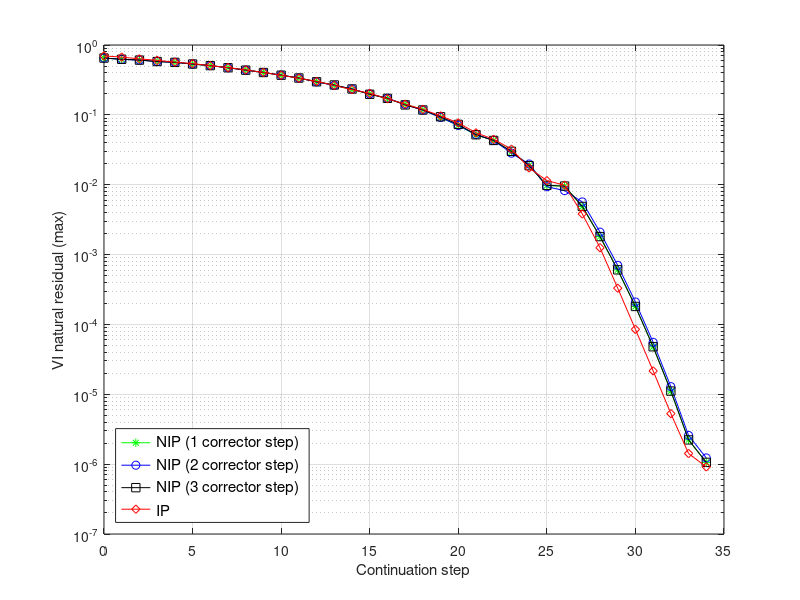
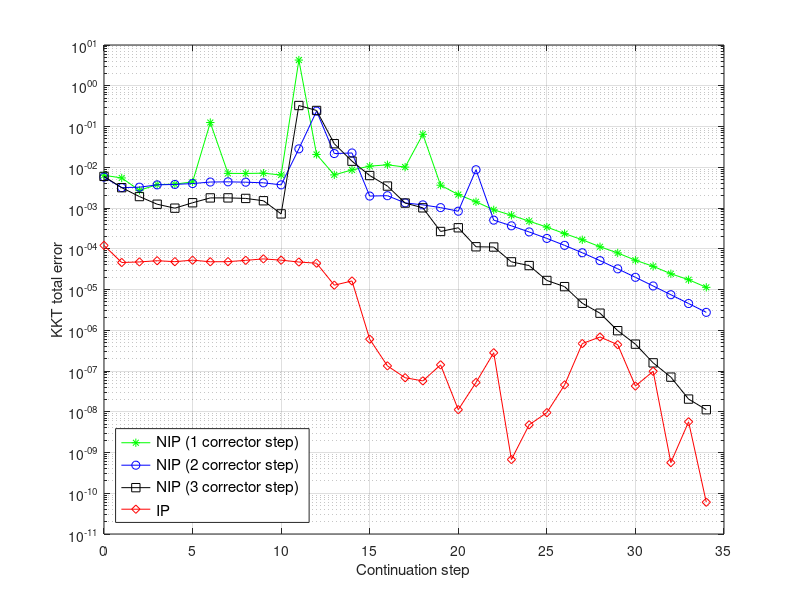
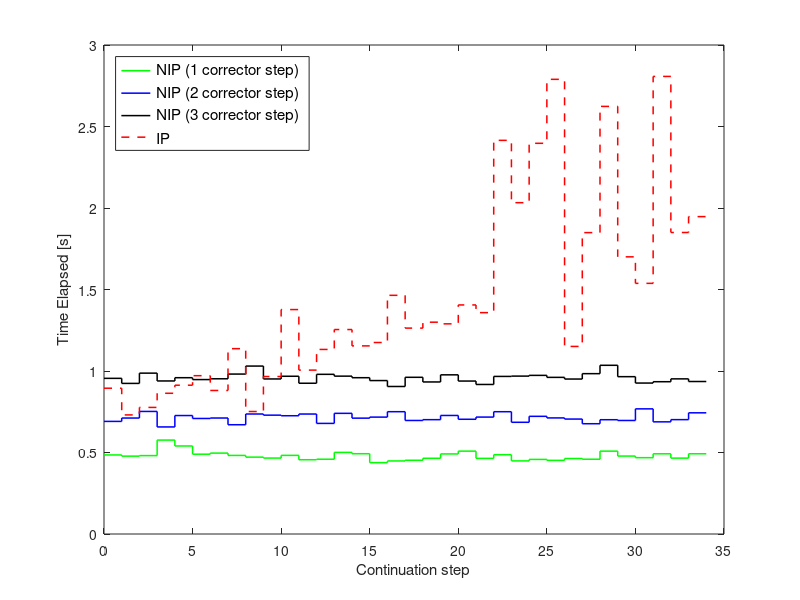

The MATLAB script that drew these images, in order:
clear all
clc

%%
Data_NIP = load('Data_Newton_step_NIP');
Data_IP = load('Data_IP');
%%
continuationStepNum = Data_NIP.rec.Info{1}.continuationStepNum;
stepAxis = 0 : 1 : continuationStepNum;

figure(1)
semilogy(stepAxis, Data_NIP.rec.Info{1}.Log.VI_natural_residual, 'g*-',...
    stepAxis, Data_NIP.rec.Info{2}.Log.VI_natural_residual, 'bo-',...
    stepAxis, Data_NIP.rec.Info{3}.Log.VI_natural_residual, 'ks-',...
    stepAxis, Data_IP.rec.Info.Log.VI_natural_residual, 'rd-')
grid on
legend('NIP (1 corrector step)', 'NIP (2 corrector step)', 'NIP (3 corrector step)', 'IP',...
    'Location','southwest', 'FontSize', 11)
xlabel('Continuation step', 'FontSize', 11)
ylabel('VI natural residual (max)', 'FontSize', 11)

figure(2)
semilogy(stepAxis, Data_NIP.rec.Info{1}.Log.KKT_error(:, end), 'g*-',...
    stepAxis, Data_NIP.rec.Info{2}.Log.KKT_error(:, end), 'bo-',...
    stepAxis, Data_NIP.rec.Info{3}.Log.KKT_error(:, end), 'ks-',...
    stepAxis, Data_IP.rec.Info.Log.KKT_error(:, end), 'rd-')

grid on
legend('NIP (1 corrector step)', 'NIP (2 corrector step)', 'NIP (3 corrector step)', 'IP', ...
    'Location', 'southwest', 'FontSize', 11)
xlabel('Continuation step', 'FontSize', 11)
ylabel('KKT total error', 'FontSize', 11)

%
figure(3)
stairs(stepAxis, [Data_NIP.rec.Info{1}.Log.timeElapsed(2: end); Data_NIP.rec.Info{1}.Log.timeElapsed(end)], 'g-', 'LineWidth',1.1)
hold on
stairs(stepAxis, [Data_NIP.rec.Info{2}.Log.timeElapsed(2: end); Data_NIP.rec.Info{2}.Log.timeElapsed(end)], 'b-', 'LineWidth',1.1)
hold on
stairs(stepAxis, [Data_NIP.rec.Info{3}.Log.timeElapsed(2: end); Data_NIP.rec.Info{3}.Log.timeElapsed(end)], 'k-', 'LineWidth',1.1)
hold on
stairs(stepAxis, [Data_IP.rec.Info.Log.timeElapsed(2: end); Data_IP.rec.Info.Log.timeElapsed(end)], 'r--', 'LineWidth',1.1)
legend('NIP (1 corrector step)', 'NIP (2 corrector step)', 'NIP (3 corrector step)', 'IP', 'Location', 'northwest', 'FontSize', 11)
xlabel('Continuation step', 'FontSize', 11)    
ylabel('Time Elapsed [s]', 'FontSize', 11)
